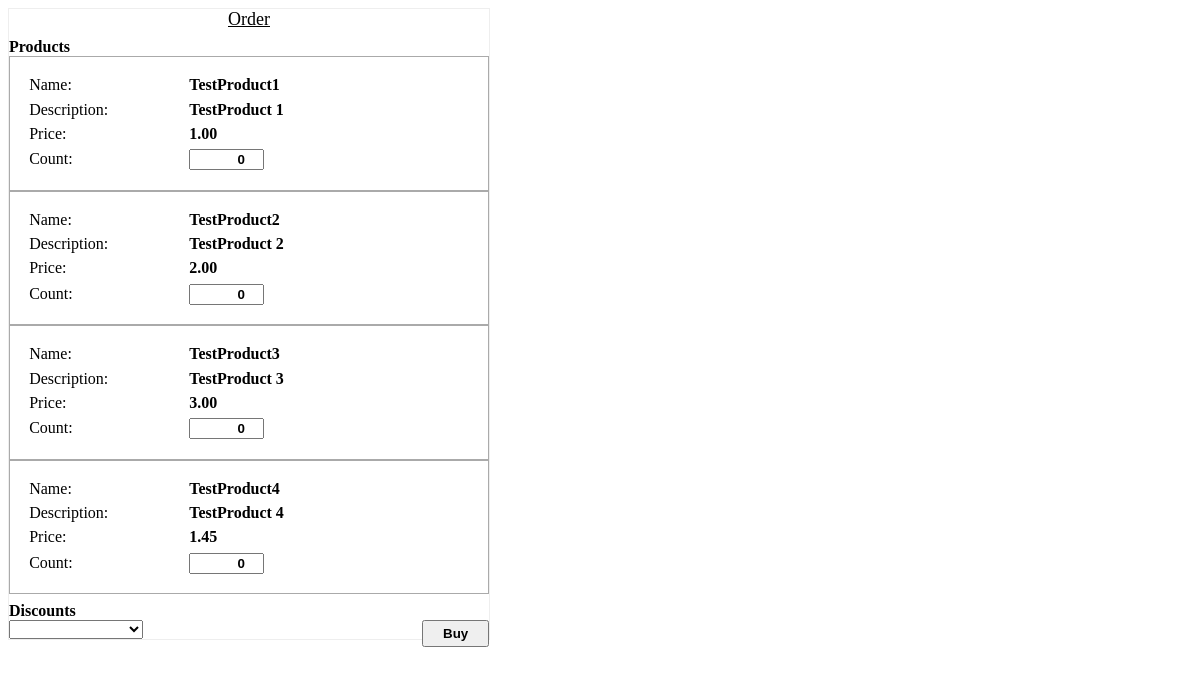
/order/ (signed in), run on the app's committed database.
### spays/models.py (models this page shows, shortened)
class Item(models.Model):
    name = models.CharField(max_length=100, unique=True)
    description = models.TextField(blank=True)
    price = models.DecimalField(max_digits=12, decimal_places=2)
    stripe_price_id = models.CharField(max_length=100, blank=True)

### spays/views/item_order.py (the view)
# urls.py: path('order/', OrderView.as_view(), name='order'),
class OrderView(TemplateView):
    template_name = 'order.html'
    def get(self, request, *args, **kwargs):
        items = Item.objects.all().order_by('name')
        if request.user and request.user.is_staff:
            discounts = Discount.objects.all().order_by('name')
        else:
            discounts = None
        context = self.get_context_data(
            items=items,
            discounts=discounts,
            STRIPE_PUBLISHABLE_KEY=settings.STRIPE_PUBLISHABLE_KEY,
            **kwargs,
        )
        return self.render_to_response(context)

### spays/models.py (called while the page is built)
    def __str__(self):
        if self.dtype == 'Percentage':
            return f'{self.name}: {self.dval}%'
        else:
            return f'{self.name}: ${self.dval}'

### spays/templates/order.html (shortened to what this page needs)
{% load static %}
<!DOCTYPE html>
<html>
  <head>
    <link rel="stylesheet" href="{% static 'css/stripe.css' %}">
  </head>
  <body>
    <div class="container">
      <div class='title'>Order</div>
      <div class='title1'>Products</div>
      {%for item in items%}
      <div class="product">
	      <div class='field'>
	        <label>Name:</label><span>{{item.name}}</span>
	      </div>
	      <div class='field'>
	        <label>Description:</label><span>{{item.description}}</span>
	      </div>
	      <div class='field'>
	        <label>Price:</label><span>{{item.price}}</span>
	      </div>
	      <div class='field'>
	        <label>Count:</label><input class="count" product_id="{{item.pk}}" type="number" value="0">
	      </div>
	     </div>
      {%endfor%}
      {%if discounts%}
      <div class='title1'>Discounts</div>
			<select name="discount" id="discount">
			  <option value=""></option>
			  {%for disc in discounts%}
			  <option value="{{disc.pk}}">{{disc}}</option>
			  {%endfor%}
			</select>
      {%endif%}
      <button class="buy-button" id="buyOrderBtn">Buy</button>
    </div>
  </body>
</html>

### spays/static/css/stripe.css (style rules this page uses)
.field { padding: 1em; }
.container { font-size: 16px; width: 30em; border: 1px solid #eeeeee; }
.title { width: 100%; font-size: 18px; text-decoration: underline; text-align: center; }
.title1 { padding-top: 0.5em; font-size: 16px; font-weight: bold; }
.field label { display: inline-block; width: 10em; }
.field span { font-weight: bold; }
.buy-button { float: right; font-weight: bold; width: 5em; height: 2em; }
.count, #count { text-align: right; font-weight: bold; width: 5em; }
.product { padding: 1em; border: 1px solid #aaaaaa; }
.product .field, .discount .field { padding: 0.2em; }

### data on the page
Item: name "TestProduct1", description "TestProduct 1", price "1.00"
Item: name "TestProduct2", description "TestProduct 2", price "2.00"
Item: name "TestProduct3", description "TestProduct 3", price "3.00"
Item: name "TestProduct4", description "TestProduct 4", price "1.45"
